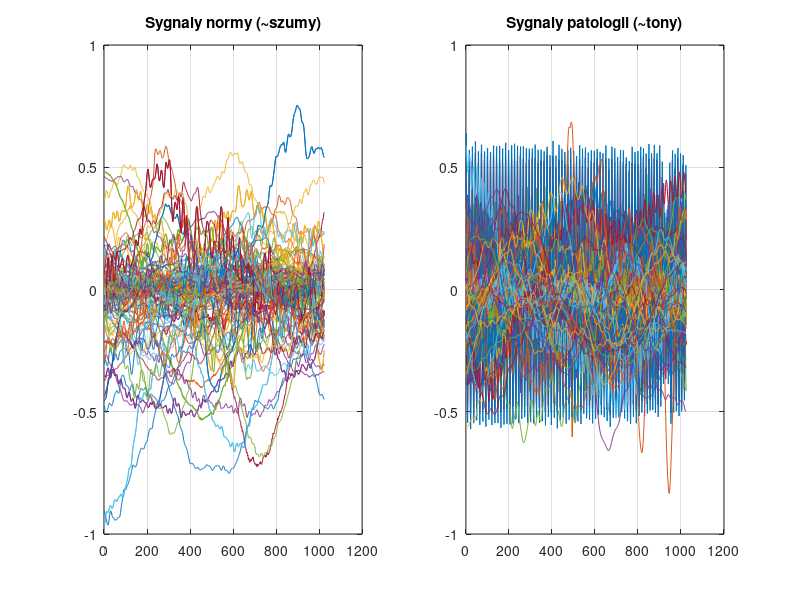

The MATLAB source for this figure: (Note: this script raises an error after producing the figure.)
% ai_2_simple_astma.m

% Rozpoznawanie swistow astmatycznych (normalny oddech vs patologiczny)
  clear all; close all;

%% Parametry
  klasyfikator = 2;       % 1 = liniowy, 2 = SVM
  Ktestow = 100;          % liczba wszystkich testow: 10, 20, 30, 40, 50, 100
  C = [ 1, 2 ];           % ktore cechy w zbiorze cech: 1=ASE, 2=TI, 3=NASZA, np. [1,2]
  Ncech = length(C);      % liczba cech w zestawie cech
  P = 0.8;                % ulamek probek uzytych do uczenia

%% Wczytanie sygnalow  
  load sygnaly_astma.mat  % 130 wektorow (sygnalow) 1024-elementowych dla swistow i normy 
                          % 8000 probek sygnalu na sekunde
  sygnaly1 = oddechNorma;        clear oddechNorma;   % naturalny oddech: 1024 x 130
  sygnaly2 = oddechAstma;        clear oddechAstma;   % patologia, swist astmatyczny: 1024 x 130 

     figure               % sygnaly sa w kolumnach dwoch macierzy: 130 kolumn po 1024 elementy
     subplot(121); plot( sygnaly1 ); grid; title('Sygnaly normy (~szumy)');
     subplot(122); plot( sygnaly2 ); grid; title('Sygnaly patologii (~tony)');
     pause

%% Opcjonalne usuwanie "najtrudniejszych" sygnalow 
% Numery od najtrudniejszego do najlatwiejszego, pierwszych 20 przypadkow
% ind1 = [41,47,37,46,18,22,36,20,50,11,53,39,99,49,79,127,1,7,63,12]; % norma
% ind2 = [100,117,96,119,123,126,107,92,113,101,83,105,130,109,111,108,110,118,78,104]; % patologia
% Usuwanie pierwszych Nout=? sygnalow
%  sygnaly1(:,ind1(1:Nout))=[];
%  sygnaly2(:,ind2(1:Nout))=[];
% Tyle sygnalow nam zostalo
  [ N1, M1 ] = size( sygnaly1 );  % N=1024 - dlugosc sygnalow (liczba probek) 
  [ N2, M2 ] = size( sygnaly2 );  % M=130  - liczba sygnalow

  %% Normalizacja - opcjonalne przetwarzanie wstepne
   sygnaly1 = sygnaly1 ./ max(abs( sygnaly1 ));   % podziel kazda kolumne przez max(ab())
   sygnaly2 = sygnaly2 ./ max(abs( sygnaly2 ));

 %% Wstepne obliczenie/ekstrakcja trzech cech: ASE (C1), TI (C2), JA (C3)
  [ C_s1 ] = ekstrakcja_cech_astma( sygnaly1 );  % dla normy (sygnaly1)
  [ C_s2 ] = ekstrakcja_cech_astma( sygnaly2 );  % dla astmy (sygnaly2)
  rys1_ai_2_astma                      % program z opcjonalnymi rysunkami 
    
% Inicjalizacja wskaznikow jakosci rozpoznawania
% https://en.wikipedia.org/wiki/Sensitivity_and_specificity
  work = zeros( Ktestow );
  TP_n = work;     % true  positive: patologia zdiagnozowana jako patologia 
  TN_n = work;     % true  negative: norma     zdiagnozowana jako norma
  FP_n = work;     % false positive: norma     zdiagnozowana jako patologia
  FN_n = work;     % false negative: patologia zdiagnozowana jako norma
  ACC  = work; PRE = work; NPV = work; SEN = work; SPE = work; F1=work; % pozostale
  
% #########################################################################
% Procedura: 1) wielokrotne uczenie i testowanie roznymi zestawami danych
%            2) obserwowanie zmiennosci charakterystych jakosci rozpoznawania 
% #########################################################################

  M1u = round( P*M1 );  % liczba przykladow uzytych do uczenia normy
  M2u = round( P*M2 );  % liczba przykladow uzytych do uczenia patologii
  M1t = M1 - M1u;       % liczba przykladow uzytych do testowania normy
  M2t = M2 - M2u;       % liczba przykladow uzytych do testowania patologii
  
  for iTest = 1 : Ktestow

   %% Wybor sygnalow do: uczenia i testowania
      ind1 = randperm(M1);                      % losowa kolejnosc liczb [1,...,M1]
      ind2 = randperm(M2);                      % losowa kolejnosc liczb [1,...,M2]
      s1_u = sygnaly1(: , ind1( 1 : M1u ) );    % wybor sygnalow 1 do uczenia
      s2_u = sygnaly2(: , ind2( 1 : M2u ) );    % wybor sygnalow 2 do uczenia
      s1_t = sygnaly1(: , ind1( M1u+1 : M1 ) ); % wybor sygnalow 1 do testowania
      s2_t = sygnaly2(: , ind2( M2u+1 : M2 ) ); % wybor sygnalow 2 do testowania

   %% OBLICZANIE CECH
      X1_u = ekstrakcja_cech_astma( s1_u );     % dla uczenia normy
      X2_u = ekstrakcja_cech_astma( s2_u );     % dla uczenia patologii
      X1_t = ekstrakcja_cech_astma( s1_t );     % dla testowania normy
      X2_t = ekstrakcja_cech_astma( s2_t );     % dla testowania patologii
      x1_u =  X1_u(:, C(1:Ncech));              % tylko wybrane cechy
      x2_u =  X2_u(:, C(1:Ncech));              % j.w.
      x1_t =  X1_t(:, C(1:Ncech));              % j.w.
      x2_t =  X2_t(:, C(1:Ncech));              % j.w

   %% W wierszach zespoly cech, najpierw norma, potem astma   
      v_nauka = [ x1_u; x2_u ];                    % cechy do uczenia
      v_testy = [ x1_t; x2_t ];                    % cechy do testowania
   %% Informacja w group "co jest co" podczas uczenia: 0 = norma, 1 = astma  
      group( 1 : M1u ) = zeros( M1u, 1 );          % 0 = norma
      group( M1u+1 : M1u+M2u ) = ones(M2u,1);      % 1 = astma
  
   %% Najpierw uczenie ("fitting"), potem rozpoznawanie ("predict")
      if( klasyfikator == 1 )      % liniowy
          classes = classify( v_testy, v_nauka, group );
      else                         % SVM
          svmStruct = fitcsvm( v_nauka, group, 'KernelFunction','RBF');
          classes   = predict( svmStruct, v_testy );
      end
      
      TP = 0; TN = 0; FP = 0; FN = 0; 
      for i = 1 : M1t  % sprawdzenie poprawnosci rozpoznania normy           
          if( classes(i)==0 ) TN = TN+1;
          else                FP = FP+1;
          end
      end
      for i = 1 : M2t  % sprawdzenie poprawnosci rozpoznania astmy
          if( classes(M1t+i)==1 ) TP = TP+1;
          else                    FN = FN+1;
          end
      end
      TP_n( iTest ) = TP;               % true positive
      TN_n( iTest ) = TN;               % true negative
      FP_n( iTest ) = FP;               % false positive
      FN_n( iTest ) = FN;               % false negative
      ACC(  iTest ) = (TP+TN) / (TP+TN+FP+FN); % accuracy (dokladnosc)
      PRE(  iTest ) = TP / ( TP+FP );   % positive predictive value (precision)
      NPV(  iTest ) = TN / ( TN+FN );   % negative predictive value
      SEN(  iTest ) = TP / ( TP+FN );   % sensitivity (czulosc), recall
      SPE(  iTest ) = TN / ( FP+TN );   % specificity (swoistosc), selectivity
      F1(   iTest ) = 2*PRE(iTest)*SEN(iTest) / ( PRE(iTest) + SEN(iTest) ); % F1
end

% #########################################################################
% Koniec petli ############################################################
% #########################################################################

%% Koncowe rysunki
   figure; Kt=Ktestow;
   subplot(221); plot(TP_n/M2t*100); title('SVM: True-Positive / Pos '); grid; ylabel('[%]'); axis([1,Kt,85,100]);
   subplot(222); plot(TN_n/M1t*100); title('SVM: True-Negative / Neg '); grid; ylabel('[%]'); axis([1,Kt,85,100]);
   subplot(223); plot( ACC*100); title('SVM: Accuracy'); grid; xlabel('iter'); ylabel('[%]'); axis([1,Kt,85,100]);
   subplot(224); plot( F1*100 ); title('SVM: F1'); grid; xlabel('iter'); ylabel('[%]'); axis([1,Kt,85,100]);
